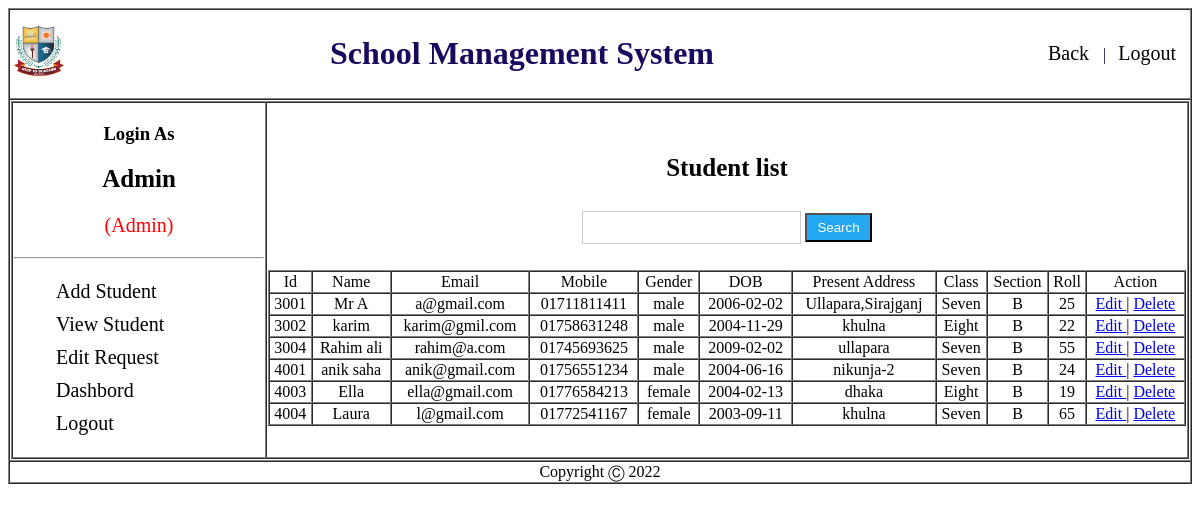
The app's page /Admin/view/viewStudent.php (signed in) with its own data.
### tables this page shows
CREATE TABLE `student` (
  `id` varchar(20) NOT NULL,
  `name` varchar(70) NOT NULL,
  `email` varchar(70) NOT NULL,
  `mobile` varchar(70) NOT NULL,
  `gender` varchar(70) NOT NULL,
  `dob` varchar(10) NOT NULL,
  `class` varchar(10) NOT NULL,
  `section` varchar(10) NOT NULL,
  `roll` varchar(70) NOT NULL,
  `p_address` varchar(70) NOT NULL,
  `password` varchar(70) NOT NULL,
  `marks` varchar(10) NOT NULL
);

### Admin/Model/studentModel.php (called while the page is built, shortened)
<?php
function allUserList(){
    $conn = getConnection();
    $sql = "select * from student";
    $result = mysqli_query($conn, $sql);
    $users =[];
		while($row = mysqli_fetch_assoc($result)){
			array_push($users, $row);
		}
		return $users;
}
?>

### Admin/View/viewStudent.php (the view, shortened to what this page needs)
<?php
	include('header.php');
	include_once('../model/studentModel.php');
	$UsersList = allUserList();
?>
<div id="sidebar" class="">
                <ul>
                  <li><a href="addStudent.php">Add Student</a></li>
                  <li><a href="viewStudent.php">View Student</a></li>
                    <li><a href="editrequestlist.php">Edit Request</a></li>
                  <li><a href="dashboard.php">Dashbord</a></li>
                  <li><a href="../Controller/logout.php">Logout</a></li>
                </ul>
							</div>
              </td>
              <td>
                <center><h2>Student list</h2>
									<input type="text" name="name" id="name" onkeyup="ajax()" />
									<input type="button" name="" value="Search">
								</center>
								<div id="myh1" class="">
									<br>
								<?php
								echo "<table border = 1 width='100%' cellspacing = 0  >
								<tr align = 'center'>
										<td>Id</td>
										<td>Name</td>
										<td>Email</td>
										<td>Mobile</td>
										<td>Gender</td>
										<td>DOB</td>
										<td>Present Address</td>
										<td>Class</td>
										<td>Section</td>
										<td>Roll</td>
										<td>Action</td>
								</tr>";
								for($i = 0; $i<count($UsersList); $i++){
										echo "<tr align = 'center'>
										<td>{$UsersList[$i]['id']}</td>
										<td>{$UsersList[$i]['name']}</td>
										<td>{$UsersList[$i]['email']}</td>
										<td>{$UsersList[$i]['mobile']}</td>
										<td>{$UsersList[$i]['gender']}</td>
										<td>{$UsersList[$i]['dob']}</td>
										<td>{$UsersList[$i]['p_address']}</td>
										<td>{$UsersList[$i]['class']}</td>
										<td>{$UsersList[$i]['section']}</td>
										<td>{$UsersList[$i]['roll']}</td>
										<td> <a href='editStudent.php?id={$UsersList[$i]['id']}'> Edit </a> | <a href='deleteStudent.php?id={$UsersList[$i]['id']}'> Delete </a>  </td>
								</tr>";
								}
								echo "</table>";
								?>
								</div>
              </td>
            </tr>
          </table>
        </td>
      </tr>
      <?php include('footer.php'); ?>

### Admin/Style/sidebar.css (style rules this page uses)
#navigation h2 { font-size: 25px; text-align: center; }
#sidebar ul li { list-style-type: none; font-size: 20px; padding: 5px 2px; }
#sidebar ul li:last-child { border-bottom: 0; }
#sidebar ul li a { text-decoration: none; color: #000; }
input[type=button] { background-color: #22A7F0; width: auto; color: white; padding: 5px 10px; cursor: pointer; }
input[type=text],input[type=email], input[type=password] { padding: 8px 20px; margin: 8px 0; display: inline-block; border: 1px solid #ccc; box-sizing: border-box; }

### records on screen
student: id "3001", name "Mr A", email "a@gmail.com", mobile "01711811411", gender "male", dob "2006-02-02", p_address "Ullapara,Sirajganj", class "Seven", section "B", roll "25"
student: id "3002", name "karim", email "karim@gmil.com", mobile "01758631248", gender "male", dob "2004-11-29", p_address "khulna", class "Eight", section "B", roll "22"
student: id "3004", name "Rahim ali", email "rahim@a.com", mobile "01745693625", gender "male", dob "2009-02-02", p_address "ullapara", class "Seven", section "B", roll "55"
student: id "4001", name "anik saha", email "anik@gmail.com", mobile "01756551234", gender "male", dob "2004-06-16", p_address "nikunja-2", class "Seven", section "B", roll "24"
student: id "4003", name "Ella", email "ella@gmail.com", mobile "01776584213", gender "female", dob "2004-02-13", p_address "dhaka", class "Eight", section "B", roll "19"
student: id "4004", name "Laura", email "l@gmail.com", mobile "01772541167", gender "female", dob "2003-09-11", p_address "khulna", class "Seven", section "B", roll "65"

### other values on screen
$_COOKIE['name'] "Admin"
